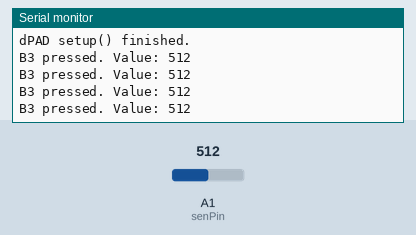
The sketch below on a simulated Arduino Uno, built with avr-gcc and run on an emulated ATmega328P. Shown: the last lines printed to the serial monitor. The test bench sets the inputs (shaded band); at power-on: A1 (senPin) = 512.

Above: at 3.7 s.
3.8 s: A1 (senPin) set to 415
At 4.21 s:
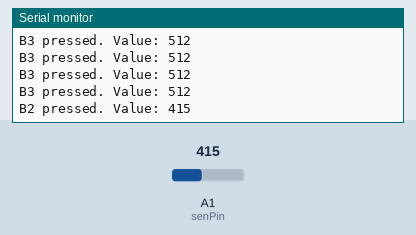
5.3 s: A1 (senPin) set to 435
At 5.42 s:
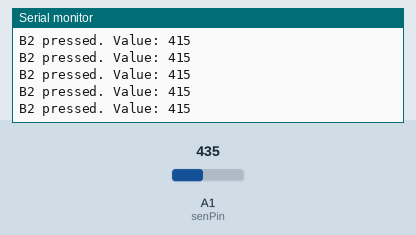
Timing chart, 0 to 8.3 s (numbered marks = the images above; inputs shaded):
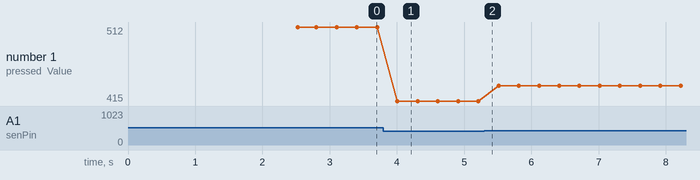

Measured:
- after the input at 3.8 s, the serial monitor: prints a new line after 0.21 s (image 1)
- plotted number 1: 512 → 415 after the input at 3.8 s, 415 → 435 after the input at 5.3 s

The sketch:

dPAD.ino
```cpp
/*
* dPAD
* Simple Resistor Ladder D-Pad
*
* Based on the great work by Brian Park (bxparks).
* https://github.com/bxparks/AceButton/blob/develop/docs/resistor_ladder/README.md
*
* In particular, the PCB for dPAD the Parallel Resistor
* Ladder schematic described by Brian. You rock Brian!
*
* This code written by 2025 Bryn Mosher (BPM)
* Public Domain
*/

// Pin to connect to sense ("SEN") on the circuit board.
int senPin = A1;
// Some time between allowed presses to debounce our buttons.
unsigned long debounceWait = 300;
// The last time we detected a "bounce" on our button.
unsigned long lastBounce = 0;

void setup() {
  // Wait for Serial or 2500 msec, whichever comes first.
  while(Serial.available() == 0 && millis() < 2500);
  // Degin that Serial we waited for - ready or not!
  Serial.begin(9600);
  // Set the pin for the dPAD up.
  pinMode(senPin, INPUT);
  // Announce ourselves with a line between old and new Serial output.
  Serial.println("\ndPAD setup() finished.");
}

void loop() {
  // During loop(), just call millis() once and re-use the timestamp.
  unsigned long loopStamp = millis();
  // Check if debounceWait time has passed since our last "bounce".
  // This approach not block other processing like using delay()
  // for debouncing will do.
  if (loopStamp - lastBounce > debounceWait) {
    // Read our sense pin value.
    int senValue = analogRead(senPin);
    // Check for an initial drop below the max of 1023 with a little
    // wiggle room for electrical interference.
    if (senValue < 950) {
      // We've detected some button being pushed, but we can't assume
      // it's the one with the highest value. Let's check them from
      // low to high.
      if (senValue < 75) {
        // This is the 220Ω resistor and button combo, thus
        // it will have the lowest value for the sense pin.
        // Use experimentation to derive your own values for these
        // pins. They will be dependent on factors like voltage,
        // wire length, and other sources of interference. Just
        // because B1 for me reads 20 for my use doesn't mean yours
        // will.
        Serial.print("B1 pressed. Value: ");
        Serial.println(senValue);
      } else if (senValue < 425) {
        // This is the 4.7kΩ resistor and button.
        Serial.print("B2 pressed. Value: ");
        Serial.println(senValue);
      } else if (senValue < 750) {
        // This is the 10kΩ resistor and button.
        Serial.print("B3 pressed. Value: ");
        Serial.println(senValue);
      } else {
        // This is the 47kΩ resistor and button.
        Serial.print("B4 pressed. Value: ");
        Serial.println(senValue);
      }
    }
    // We "bounced", so let's set our record of it.
    lastBounce = loopStamp;
  }
}
```
